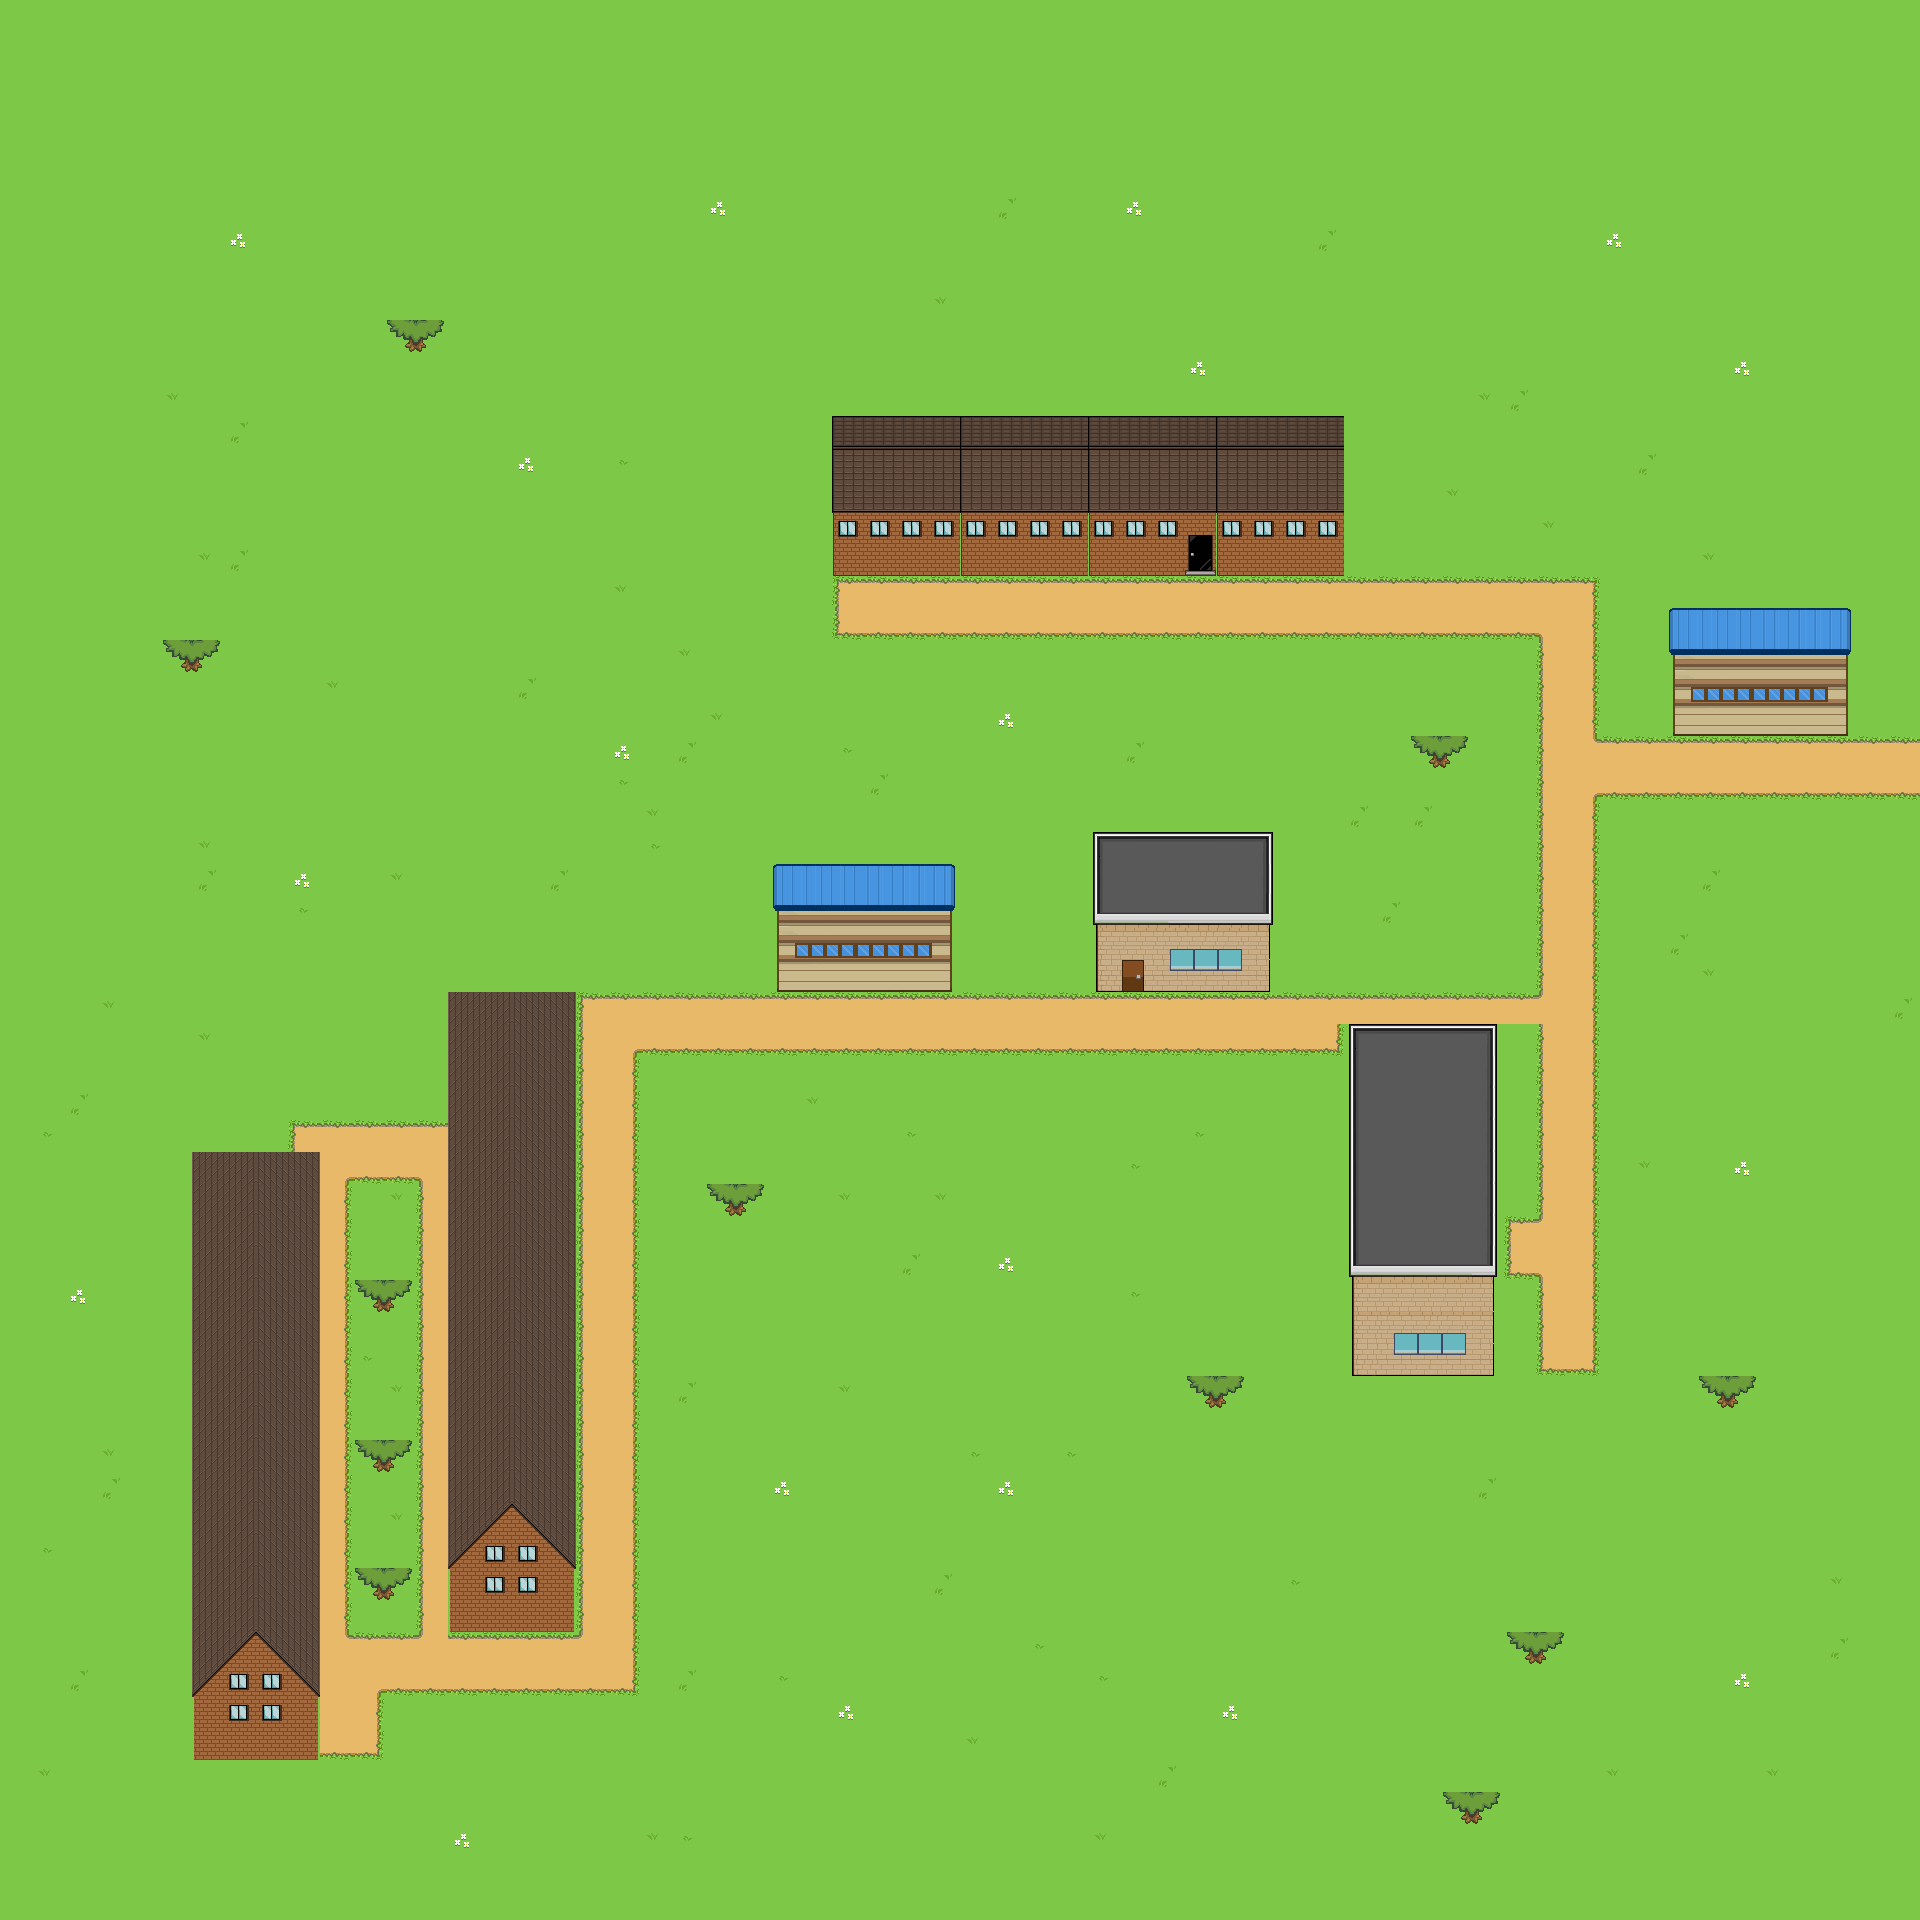

This is a level from a 2D game, rendered from its Tiled map with the project's own tilesets. A one-line summary and the map file follow, with tile-layer data summarised:
An orthogonal 60x60 tile map with 32x32 px tiles, 2 tile layers (Base, Collision), 4 hidden layers not drawn.

<map version="1.0" orientation="orthogonal" renderorder="left-up" width="60" height="60" tilewidth="32" tileheight="32" nextobjectid="1">
 <properties>
  <property name="ObjectiveType" value="0" />
  <property name="ObjectiveX" value="11" />
  <property name="ObjectiveY" value="28" />
  <property name="StartX" value="58" />
  <property name="StartY" value="35" />
 </properties>
 <tileset firstgid="1" name="Tileset" tilewidth="32" tileheight="32" tilecount="400" columns="20">
  <image source="Tileset.png" width="640" height="640" />
  <tile id="249">
   <properties>
    <property name="ObjectiveType" value="0" />
    <property name="ObjectiveX" value="11" />
    <property name="ObjectiveY" value="18" />
    <property name="StartX" value="58" />
    <property name="StartY" value="35" />
   </properties>
  </tile>
 </tileset>
 <layer name="Base" width="60" height="60">
  <data>[3600 cells, 3600 non-empty, 18 distinct tile ids]</data>
 </layer>
 <layer name="Collision" width="60" height="60">
  <data>[3600 cells, 391 non-empty, 101 distinct tile ids]</data>
 </layer>
 <layer name="Water" width="60" height="60" visible="0">
  <data>[3600 cells, 444 non-empty, 17 distinct tile ids]</data>
 </layer>
 <layer name="Overhang" width="60" height="60" visible="0">
  <data>[3600 cells, 60 non-empty, 12 distinct tile ids]</data>
 </layer>
 <layer name="Obstacles0" width="60" height="60" visible="0">
  <data>[3600 cells, 67 non-empty, 1 distinct tile ids]</data>
 </layer>
 <layer name="Obstacles1" width="60" height="60" visible="0">
  <data>[3600 cells, 57 non-empty, 1 distinct tile ids]</data>
 </layer>
</map>
